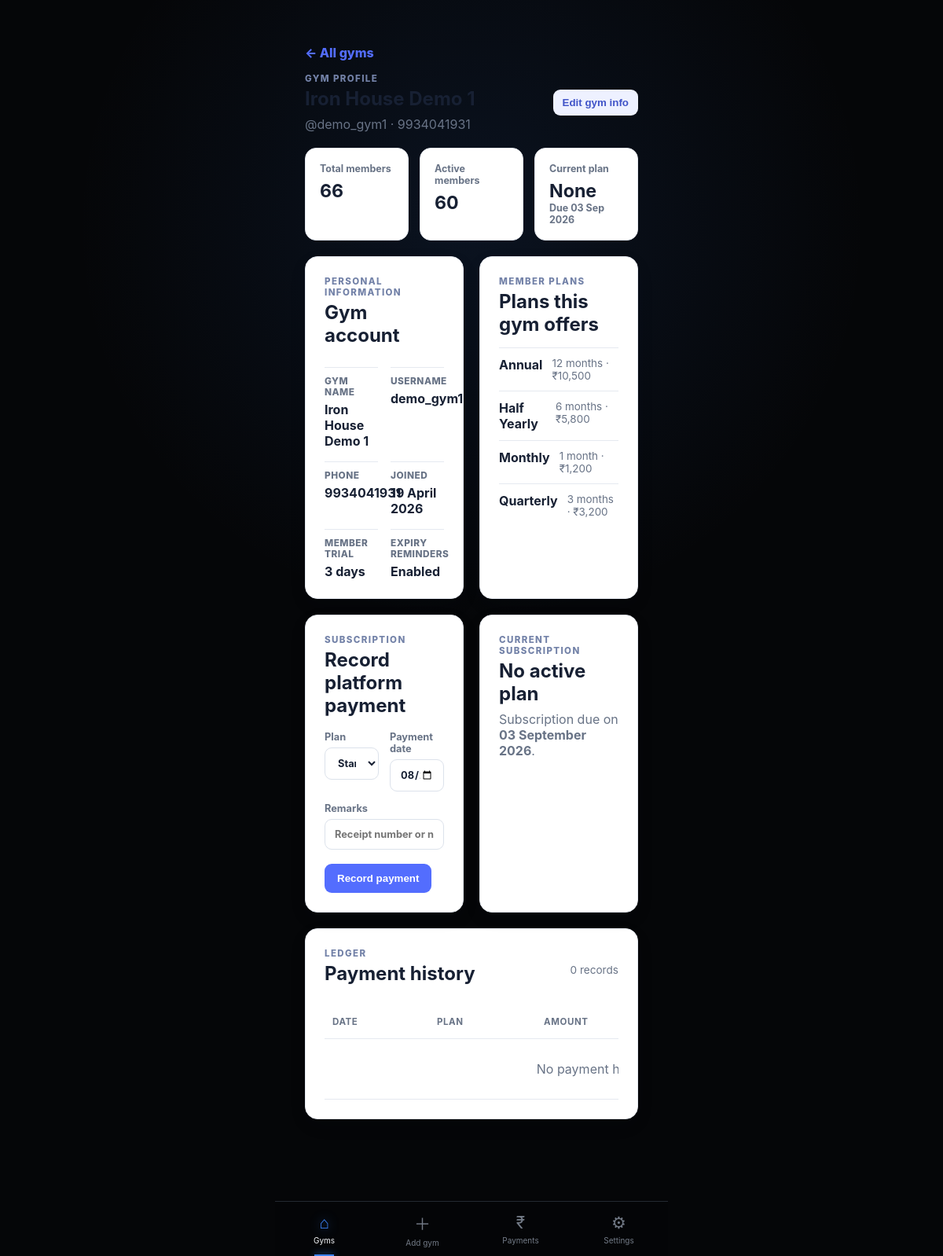
The app's page /admin/gym_details/2 (signed in) with its own data.
### models.py (models this page shows)
class GymOwner(UserMixin, db.Model):
    __tablename__ = "gym_owner"
    id = db.Column(db.Integer, primary_key=True)
    username = db.Column(db.String(50), unique=True, nullable=False)
    password_hash = db.Column(db.String(255), nullable=False)
    name = db.Column(db.String(100), nullable=False)
    phone = db.Column(db.String(15), nullable=False)
    join_date = db.Column(db.Date, default=date.today)
    payment_due_date = db.Column(db.Date)
    owner_plan = db.Column(db.String(50))
    member_limit_warning_plan = db.Column(db.String(50))
    trial_days = db.Column(db.Integer, nullable=False, default=0)
    inactive_member_removal_days = db.Column(db.Integer, nullable=False, default=30)
    send_reminder = db.Column(db.Boolean, nullable=False, default=False)
    owner_payments = db.relationship(
        "OwnerPayment",
        backref="owner",
        lazy=True,
        cascade="all, delete-orphan"
    )
    members = db.relationship(
        "Member",
        backref="owner",
        lazy=True,
        cascade="all, delete-orphan"
    )
    plans = db.relationship(
        "MembershipPlan",
        backref="owner",
        lazy=True,
        cascade="all, delete-orphan"
    )

class MembershipPlan(db.Model):
    __tablename__ = "membership_plan"
    id = db.Column(db.Integer, primary_key=True)
    owner_id = db.Column(
        db.Integer,
        db.ForeignKey("gym_owner.id"),
        nullable=False
    )
    name = db.Column(db.String(30), nullable=False)
    duration_months = db.Column(db.Integer, nullable=False)
    fee = db.Column(db.Integer, nullable=False)
    active = db.Column(db.Boolean, default=True)
    __table_args__ = (
        db.UniqueConstraint(
            "owner_id",
            "name",
            name="uq_owner_plan_name"
        ),
    )

### routes/admin.py (the view)
@admin_bp.route("/admin/gym_details/<int:gym_id>")
@login_required
def gym_details(gym_id):
    require_admin()
    owner = GymOwner.query.get_or_404(gym_id)
    payments = OwnerPayment.query.filter_by(owner_id=owner.id).order_by(
        OwnerPayment.payment_date.desc(), OwnerPayment.id.desc()
    ).all()
    members_count = Member.query.filter_by(owner_id=owner.id).count()
    active_members = Member.query.filter_by(owner_id=owner.id, membership_active=True).count()
    return render_template("admin_gym_details.html", active_page="admin_gyms", owner=owner,
                           payments=payments, members_count=members_count,
                           active_members=active_members, today=date.today(), owner_plans=config.plan)

### routes/admin.py (called while the page is built)
def require_admin():
    if current_user.username != config.admin["username"]:
        abort(403)

### templates/admin_gym_details.html (shortened to what this page needs)
{% extends "components/base.html" %}
{% block head %}<link rel="stylesheet" href="{{ url_for('static', filename='css/admin.css') }}">{% endblock %}
{% block body %}<main class="admin-page">
  <a class="back-link" href="{{ url_for('admin.admin') }}">← All gyms</a>
  <section class="detail-hero"><div><p class="eyebrow">Gym profile</p><h1>{{ owner.name }}</h1><p>@{{ owner.username }} · {{ owner.phone }}</p></div><button type="button" class="secondary-btn" onclick="document.getElementById('edit-gym').showModal()">Edit gym info</button></section>
  <section class="stats-grid three"><article class="metric"><span>Total members</span><strong>{{ members_count }}</strong></article><article class="metric"><span>Active members</span><strong>{{ active_members }}</strong></article><article class="metric"><span>Current plan</span><strong>{{ owner.owner_plan|title if owner.owner_plan else 'None' }}</strong><small>{{ owner.payment_due_date.strftime('Due %d %b %Y') if owner.payment_due_date else 'No subscription recorded' }}</small></article></section>
  <section class="details-grid"><article class="panel"><div class="panel-title"><div><p class="eyebrow">Personal information</p><h2>Gym account</h2></div></div><dl class="info-list"><div><dt>Gym name</dt><dd>{{ owner.name }}</dd></div><div><dt>Username</dt><dd>{{ owner.username }}</dd></div><div><dt>Phone</dt><dd>{{ owner.phone }}</dd></div><div><dt>Joined</dt><dd>{{ owner.join_date.strftime('%d %B %Y') }}</dd></div><div><dt>Member trial</dt><dd>{{ owner.trial_days }} days</dd></div><div><dt>Expiry reminders</dt><dd>{{ 'Enabled' if owner.send_reminder else 'Disabled' }}</dd></div></dl></article>
  <article class="panel"><p class="eyebrow">Member plans</p><h2>Plans this gym offers</h2><div class="plan-list">{% for plan in owner.plans %}<div><strong>{{ plan.name }}</strong><span>{{ plan.duration_months }} month{{ 's' if plan.duration_months != 1 }} · ₹{{ '{:,.0f}'.format(plan.fee) }}</span></div>{% else %}<p class="empty">No member plans configured.</p>{% endfor %}</div></article></section>
  <section class="details-grid"><article class="panel"><p class="eyebrow">Subscription</p><h2>Record platform payment</h2><form action="{{ url_for('admin.create_owner_payment') }}" method="post"><input type="hidden" name="owner_id" value="{{ owner.id }}"><div class="form-grid compact"><label>Plan<select name="plan_name" required>{% for name, details in owner_plans.items() %}<option value="{{ name }}">{{ name|title }} — ₹{{ details.fee }} / {{ details.days }} days</option>{% endfor %}</select></label><label>Payment date<input name="payment_date" type="date" value="{{ today.isoformat() }}" required></label><label class="wide">Remarks<input name="remarks" maxlength="500" placeholder="Receipt number or note"></label></div><button type="submit">Record payment</button></form></article>
  <article class="panel"><p class="eyebrow">Current subscription</p><h2>{{ owner.owner_plan|title if owner.owner_plan else 'No active plan' }}</h2><p class="panel-copy">{% if owner.payment_due_date %}Subscription due on <strong>{{ owner.payment_due_date.strftime('%d %B %Y') }}</strong>.{% else %}Record a payment to activate the gym's platform subscription.{% endif %}</p></article></section>
  <section class="panel table-panel"><div class="panel-title"><div><p class="eyebrow">Ledger</p><h2>Payment history</h2></div><span>{{ payments|length }} records</span></div><div class="table-scroll"><table><thead><tr><th>Date</th><th>Plan</th><th>Amount</th><th>Remarks</th><th></th></tr></thead><tbody>{% for payment in payments %}<tr><td>{{ payment.payment_date.strftime('%d %b %Y') }}</td><td>{{ payment.plan_name|title if payment.plan_name else '—' }}</td><td>₹{{ '{:,.0f}'.format(payment.amount) }}</td><td>{{ payment.remarks or '—' }}</td><td class="actions"><button class="text-button" type="button" onclick="document.getElementById('edit-payment-{{ payment.id }}').showModal()">Edit</button><form action="{{ url_for('admin.delete_owner_payment', payment_id=payment.id) }}" method="post" onsubmit="return confirm('Delete this payment record?')"><button class="danger-link" type="submit">Delete</button></form></td></tr>{% else %}<tr><td colspan="5" class="empty">No payment history yet.</td></tr>{% endfor %}</tbody></table></div></section>
</main>
{% endblock %}

### static/css/base.css (style rules this page uses)
* { margin: 0; padding: 0; box-sizing: border-box; -webkit-tap-highlight-color: transparent; }
:root { --bg: #050608; --white: #f5f7fa; --muted: #737b87; --blue: #3b82f6; --green: #22c55e; --border: #20242b; --card: #0c0f12; --card2: #050505; --card3: #000000; --activity: #11151a; --navbg: rgba(5, 6, 8, 0.94); --iconbg: #15191e; --line: #1c2127; --cardborder: #242931; }
html { background: var(--bg); }
body { background: radial-gradient(circle at 50% 18%, rgba(59, 130, 246, 0.1), transparent 35%), var(--bg); color: var(--white); transition: background 0.35s, color 0.35s; font-family: -apple-system, BlinkMacSystemFont, "Segoe UI", Roboto, Arial, sans-serif; min-height: 100vh; overflow-x: hidden; }

### static/css/admin.css (style rules this page uses)
:root { --admin-ink: #172033; --admin-muted: #687386; --admin-line: #e5e9f0; --admin-brand: #536dfe; }
.admin-page { max-width: 1240px; margin: 0 auto; padding: 32px 20px 64px; color: var(--admin-ink) }
.hero-action, .back-link { text-decoration: none; font-weight: 800; }
.back-link { display: inline-block; margin-bottom: 16px; color: var(--admin-brand); }
.stats-grid { display: grid; grid-template-columns: repeat(4, minmax(0, 1fr)); gap: 14px; margin-bottom: 20px; }
.stats-grid.three { grid-template-columns: repeat(3, minmax(0, 1fr)); }
.metric { background: #fff; border: 1px solid var(--admin-line); border-radius: 14px; padding: 18px; }
.metric span, .metric small { display: block; color: var(--admin-muted); font-size: .78rem; font-weight: 700; }
.metric strong { display: block; margin: 7px 0 0; font-size: 1.45rem; color: var(--admin-ink); }
.detail-hero { display: flex; justify-content: space-between; align-items: center; gap: 16px; margin-bottom: 20px; }
.detail-hero h1, .form-panel h1 { margin: 4px 0 8px; }
.detail-hero p:not(.eyebrow), .panel-copy { color: var(--admin-muted); margin: 0; }
.details-grid { display: grid; grid-template-columns: repeat(2, minmax(0, 1fr)); gap: 20px; margin-bottom: 20px; }
.info-list { display: grid; grid-template-columns: repeat(2, minmax(0, 1fr)); gap: 16px; margin: 18px 0 0; }
.info-list div { border-top: 1px solid var(--admin-line); padding-top: 10px; }
.info-list dt { color: var(--admin-muted); font-size: .74rem; font-weight: 800; text-transform: uppercase; letter-spacing: .04em; }
.info-list dd { margin: 5px 0 0; font-weight: 700; }
.plan-list { margin-top: 15px; }
.plan-list > div { display: flex; justify-content: space-between; gap: 12px; padding: 11px 0; border-top: 1px solid var(--admin-line); }
.plan-list span { color: var(--admin-muted); font-size: .84rem; }
.compact { margin: 12px 0; }
.secondary-btn, .icon-btn { background: #eef1ff; color: #4054c8; }
.secondary-btn { padding: 9px 12px; }
.admin-hero h1, .panel h2 { margin: 4px 0 8px }
.eyebrow { margin: 0; color: #7382a8; font-size: .72rem; font-weight: 800; letter-spacing: .12em; text-transform: uppercase }
.panel { background: #fff; border: 1px solid var(--admin-line); border-radius: 16px; padding: 24px; box-shadow: 0 8px 26px rgb(28 38 65 / .05) }
.form-grid { display: grid; grid-template-columns: repeat(2, minmax(0, 1fr)); gap: 14px; margin: 18px 0 }
.form-grid label { color: var(--admin-muted); font-size: .8rem; font-weight: 700 }
.form-grid input, .form-grid select { box-sizing: border-box; width: 100%; margin-top: 6px; padding: 11px 12px; border: 1px solid #dce2eb; border-radius: 9px; background: #fff; color: var(--admin-ink); font: inherit }
.form-grid .wide { grid-column: 1/-1 }
button { border: 0; border-radius: 9px; padding: 11px 16px; cursor: pointer; color: #fff; background: var(--admin-brand); font-weight: 800 }
.table-panel { margin-top: 20px }
.panel-title { display: flex; justify-content: space-between; align-items: center; margin-bottom: 18px }
.panel-title>span { color: var(--admin-muted); font-size: .85rem }
.table-scroll { overflow-x: auto }
table { width: 100%; min-width: 720px; border-collapse: collapse }
th { color: var(--admin-muted); font-size: .72rem; letter-spacing: .05em; text-transform: uppercase; text-align: left }
td, th { border-bottom: 1px solid var(--admin-line); padding: 14px 10px }
.empty { text-align: center; color: var(--admin-muted); padding: 28px }

### records on screen
GymOwner: name "Iron House Demo 1", username "demo_gym1", phone "9934041931", owner_plan "None", payment_due_date "Due 03 Sep 2026", join_date "19 April 2026", trial_days "3", send_reminder "Enabled", owner_plan "No active plan", payment_due_date "03 September 2026"
MembershipPlan: name "Annual", duration_months "12", duration_months "s", fee "10,500"
MembershipPlan: name "Half Yearly", duration_months "6", duration_months "s", fee "5,800"
MembershipPlan: name "Monthly", duration_months "1", fee "1,200"
MembershipPlan: name "Quarterly", duration_months "3", duration_months "s", fee "3,200"

### other values on screen
{{ members_count }} "66"
{{ active_members }} "60"
{{ payments|length }} "0"
form field plan_name "Starter — ₹499 / 30 days"
